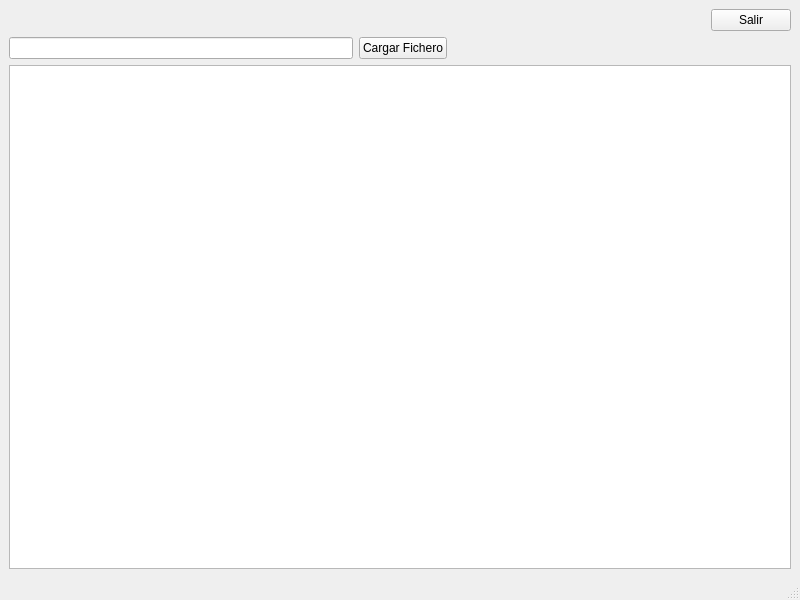
<?xml version="1.0" encoding="UTF-8"?>
<ui version="4.0">
 <class>VentanaPrincipal</class>
 <widget class="QMainWindow" name="VentanaPrincipal">
  <property name="geometry">
   <rect>
    <x>0</x>
    <y>0</y>
    <width>800</width>
    <height>600</height>
   </rect>
  </property>
  <property name="windowTitle">
   <string>HabiManager v1.0</string>
  </property>
  <widget class="QWidget" name="centralwidget">
   <layout class="QVBoxLayout" name="verticalLayout">
    <item>
     <layout class="QHBoxLayout" name="horizontalLayout">
      <item>
       <spacer name="horizontalSpacer">
        <property name="orientation">
         <enum>Qt::Orientation::Horizontal</enum>
        </property>
        <property name="sizeHint" stdset="0">
         <size>
          <width>40</width>
          <height>20</height>
         </size>
        </property>
       </spacer>
      </item>
      <item>
       <widget class="QPushButton" name="pushButton_Salir">
        <property name="text">
         <string>Salir</string>
        </property>
       </widget>
      </item>
     </layout>
    </item>
    <item>
     <layout class="QHBoxLayout" name="horizontalLayout_3" stretch="2,0,2">
      <property name="spacing">
       <number>6</number>
      </property>
      <property name="leftMargin">
       <number>0</number>
      </property>
      <property name="rightMargin">
       <number>0</number>
      </property>
      <item>
       <widget class="QLineEdit" name="lineEdit_TextoNomFich">
        <property name="maximumSize">
         <size>
          <width>16777215</width>
          <height>16777215</height>
         </size>
        </property>
       </widget>
      </item>
      <item>
       <widget class="QPushButton" name="pushButton_CargarFich">
        <property name="maximumSize">
         <size>
          <width>16777215</width>
          <height>16777215</height>
         </size>
        </property>
        <property name="text">
         <string>Cargar Fichero</string>
        </property>
       </widget>
      </item>
      <item>
       <spacer name="horizontalSpacer_2">
        <property name="orientation">
         <enum>Qt::Orientation::Horizontal</enum>
        </property>
        <property name="sizeHint" stdset="0">
         <size>
          <width>40</width>
          <height>20</height>
         </size>
        </property>
       </spacer>
      </item>
     </layout>
    </item>
    <item>
     <widget class="QTextEdit" name="textEdit_TextoInfHabs">
      <property name="readOnly">
       <bool>true</bool>
      </property>
     </widget>
    </item>
   </layout>
  </widget>
  <widget class="QMenuBar" name="menubar">
   <property name="geometry">
    <rect>
     <x>0</x>
     <y>0</y>
     <width>800</width>
     <height>33</height>
    </rect>
   </property>
  </widget>
  <widget class="QStatusBar" name="statusbar"/>
 </widget>
 <resources/>
 <connections/>
</ui>
